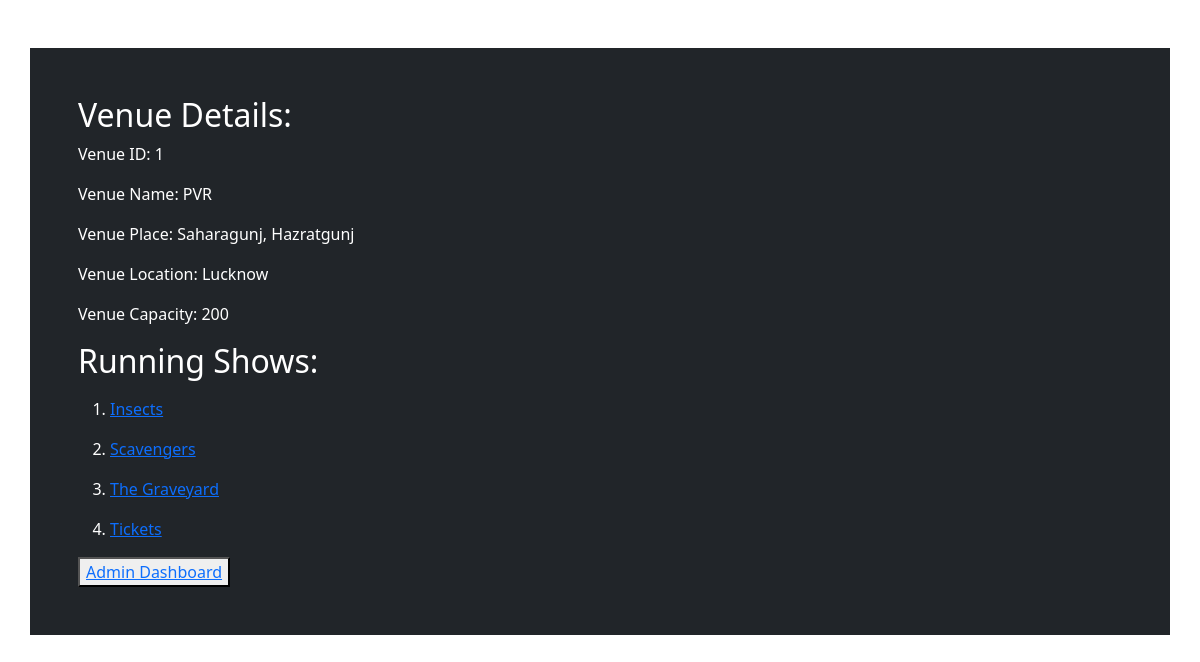
The page /admin/venue/1/home_view on the database its author committed.
### application/models.py (models this page shows, shortened)
class Venue(db.Model):
    v_id = db.Column(db.Integer, primary_key=True)
    v_name = db.Column(db.String(50),unique=True, nullable=False)
    v_place = db.Column(db.String(50), nullable=False)
    v_location = db.Column(db.String(50))
    v_capacity = db.Column(db.Integer, nullable=False)
    admin_id = db.Column(db.Integer, db.ForeignKey(
        'admin.admin_id'), default=1)
    v_shows = db.relationship(
        "Show", backref="which_venue", cascade="all, delete")

class Show(db.Model):
    s_id = db.Column(db.Integer, primary_key=True)
    s_name = db.Column(db.String(50), nullable=False)
    seats_booked = db.Column(db.Integer, default=0)
    s_rating = db.Column(db.String(6), nullable=True)
    s_tags = db.Column(db.String(100), nullable=True)
    s_price = db.Column(db.Integer, nullable=False)
    s_time = db.Column(db.String, nullable = False)
    s_venue = db.Column(db.Integer, db.ForeignKey('venue.v_id'), nullable=False)
    admin_id = db.Column(db.Integer, db.ForeignKey(
        'admin.admin_id'), default=1)
    s_bookings = db.relationship(
        "Booking", backref="which_show", cascade="all, delete")
    s_ratings = db.relationship(
        "Ratings", backref="which_show", cascade="all, delete")

### application/controllers.py (the view)
@app.route('/admin/venue/<int:v_id>/home_view')
def admin_venue_page(v_id):
    venue_details = Venue.query.get(v_id)
    return render_template('venue_page_admin.html', venue_details=venue_details)

### templates/venue_page_admin.html (shortened to what this page needs)
<!DOCTYPE html>
<html lang="en">
<head>
    <link href="https://cdn.jsdelivr.net/npm/bootstrap@5.3.0-alpha1/dist/css/bootstrap.min.css" rel="stylesheet"
>
</head>
<body>
    <div class="container p-5 my-5 bg-dark text-white">
        <h2>Venue Details:</h2>
        <p>Venue ID: {{venue_details.v_id}}</p>
        <p>Venue Name: {{venue_details.v_name}}</p>
        <p>Venue Place: {{venue_details.v_place}}</p>
        <p>Venue Location: {{venue_details.v_location}}</p>
        <p>Venue Capacity: {{venue_details.v_capacity}}</p>
        <h2>Running Shows:</h2>
        {% if venue_details.v_shows|count == 0 %}
            <h6> • Currently, no show is running in this venue.</h6>
        {% else %}
            <ol>
                {% for show in venue_details.v_shows %}
                <p>
                    <li>
                        <a href="/api/show/{{show.s_id}}/display">{{show.s_name}}</a>
                    </li>
                </p>
                {% endfor %}
            </ol>
        {% endif %}
        <button type="button"><a href="/admin/dashboard">Admin Dashboard</a> </button>
    </div>
</body>
</html>

### rows shown on the page
Venue: v_id "1", v_name "PVR", v_place "Saharagunj, Hazratgunj", v_location "Lucknow", v_capacity "200"
Show: s_name "Insects"
Show: s_name "Scavengers"
Show: s_name "The Graveyard"
Show: s_name "Tickets"
